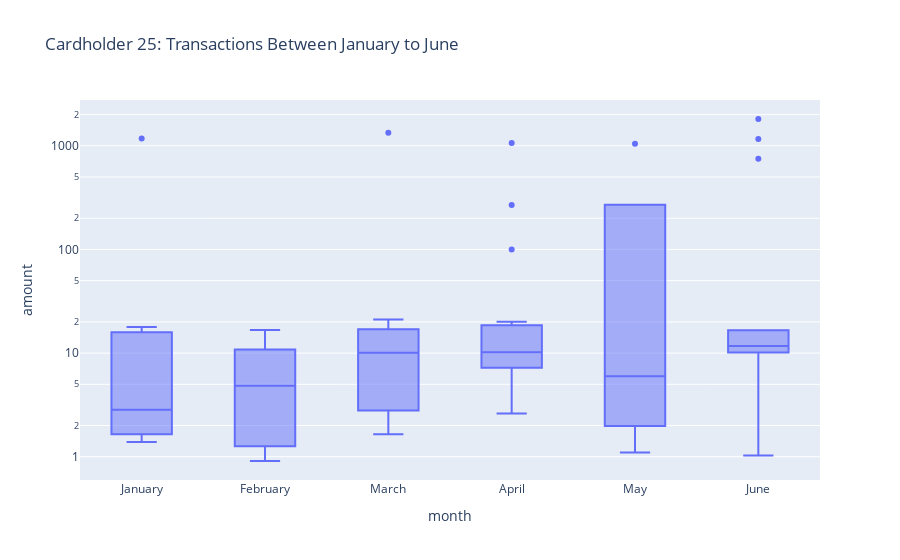

The notebook cell saved with this chart:
### Code cell
ch_25_plot = ch_25.reset_index()
px.box(ch_25_plot, x='month', y='amount', height=500,
       title='Cardholder 25: Transactions Between January to June')\
        .update_yaxes(type='log')

### Figure 1 — Plotly figure (JSON) as saved in the notebook; plotly's stock layout.template omitted (floating-point values rounded to 4 significant figures)
{"data": [{"alignmentgroup": "True", "hoverlabel": {"namelength": 0}, "hovertemplate": "month=%{x}<br>amount=%{y}", "legendgroup": "", "marker": {"color": "#636efa"}, "name": "", "notched": false, "offsetgroup": "", "orientation": "v", "showlegend": false, "type": "box", "x": ["January", "January", "January", "January", "January", "January", "January", "January", "January", "January", "February", "February", "February", "February", "February", "February", "February", "February", "February", "February", "March", "March", "March", "March", "March", "March", "March", "March", "March", "March", "March", "March", "March", "April", "April", "April", "April", "April", "April", "April", "April", "April", "April", "April", "April", "April", "April", "April", "April", "May", "May", "May", "May", "May", "June", "June", "June", "June", "June", "June", "June", "June", "June", "June", "June", "June", "June", "June"], "x0": " ", "xaxis": "x", "y": [1.46, 10.74, 2.93, 1.39, 17.84, 1.65, 15.86, 2.22, 1177, 2.75, 10.75, 10.81, 5.97, 3.69, 16.7, 1.26, 2.63, 11.01, 0.91, 1.18, 12.42, 16.58, 1334, 2.88, 2.04, 13.57, 10.1, 1.65, 3.08, 4.2, 2.56, 18.28, 21.04, 100, 2.62, 7.08, 17.15, 1063, 10.15, 10.06, 269, 10.24, 7.39, 6.01, 20.03, 2.79, 10.02, 15.66, 16.5, 1.1, 1046, 12.15, 2.27, 5.97, 1162, 749, 10.69, 11.88, 1.03, 10.15, 11.01, 16.29, 15.98, 1813, 16.61, 11.53, 5.24, 2.27], "y0": " ", "yaxis": "y"}], "layout": {"autosize": true, "boxmode": "group", "legend": {"tracegroupgap": 0}, "title": {"text": "Cardholder 25: Transactions Between January to June"}, "xaxis": {"anchor": "y", "autorange": true, "domain": [0, 1], "range": [-0.5, 5.5], "title": {"text": "month"}, "type": "category"}, "yaxis": {"anchor": "x", "autorange": true, "domain": [0, 1], "range": [-0.2243, 3.442], "title": {"text": "amount"}, "type": "log"}}}
